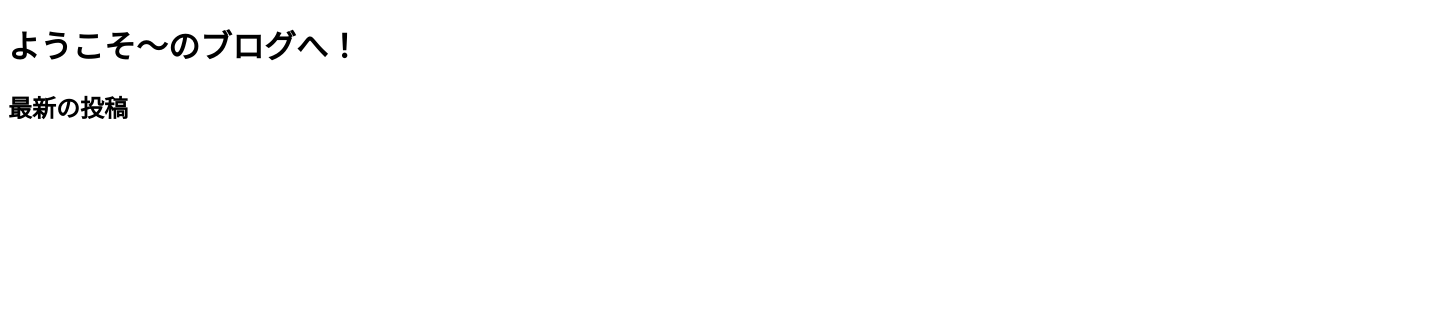
The app's page /posts/, older data.
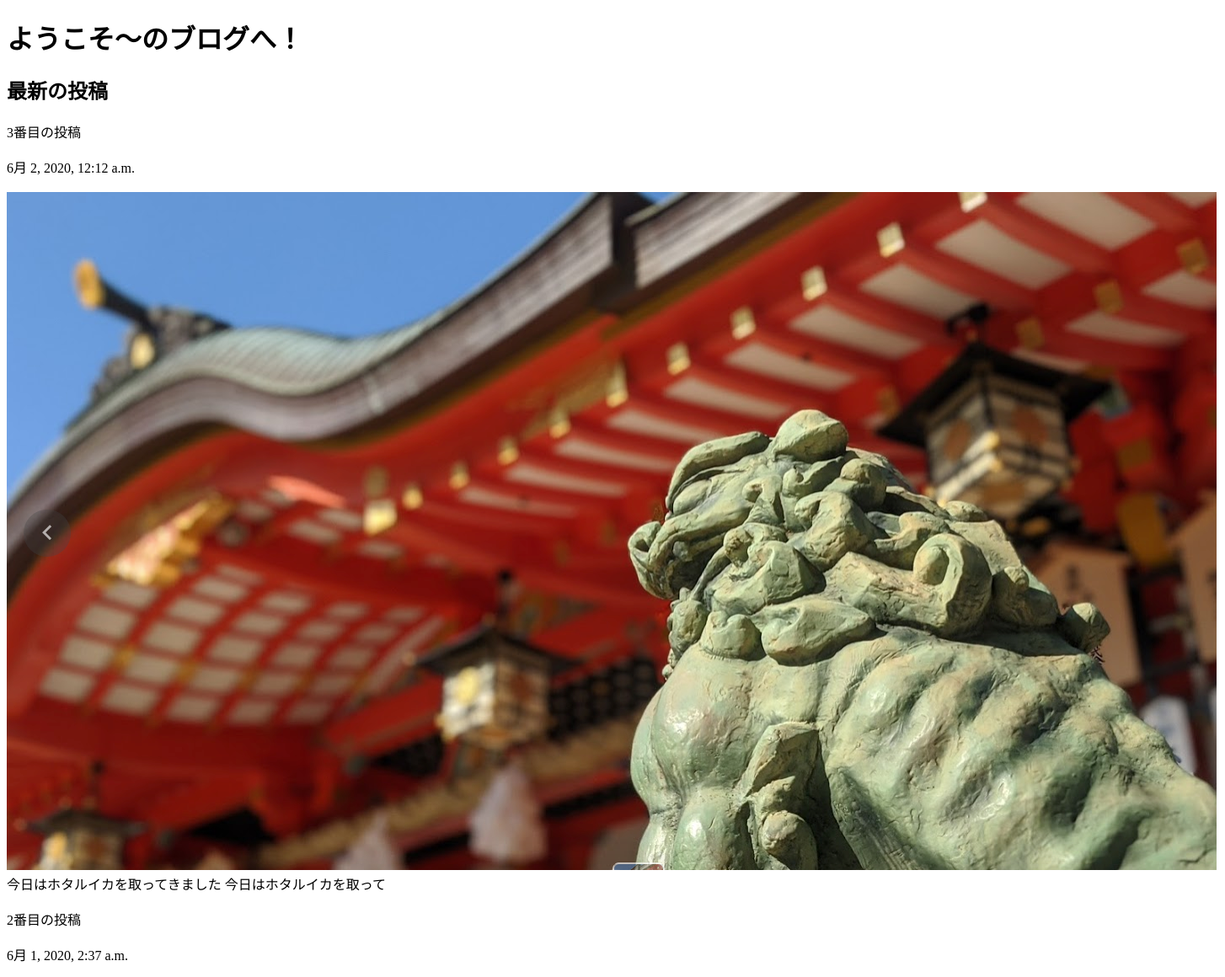
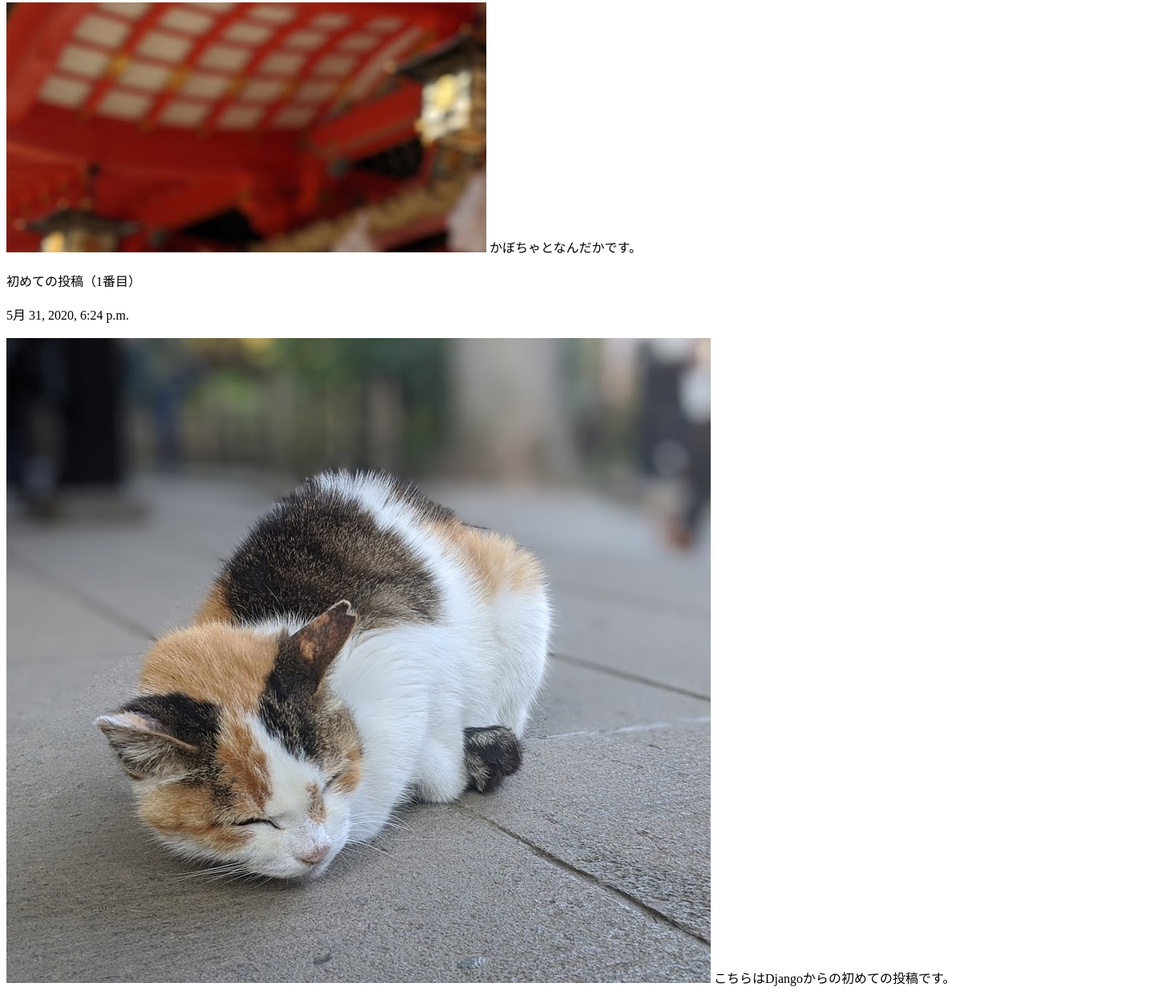
The same page, newer data (2 pictures, top to bottom).
### posts/models.py (models this page shows, shortened)
class Post(models.Model):
    title = models.CharField(max_length=100)
    published = models.DateTimeField()
    image = models.ImageField(upload_to='media/')
    body = models.TextField()
    def summary(self):
        return self.body[:30]

### posts/views.py (the view)
# urls.py: path('', views.index, name="index"),
def index(request):
    posts = Post.objects.order_by('-published')
    return render(request, 'posts/index.html', {'posts':posts})

### posts/templates/posts/index.html (shortened to what this page needs)
<!DOCTYPE html>
<html lang="ja">
<head>
</head>
<body>
    <h1>ようこそ〜のブログへ！</h1>
    <h2>最新の投稿</h2>
    {% for post in posts.all %}
        {{ post.title }}
        <br><br>
        {{ post.published }}
        <br><br>
        <img src="{{ post.image.url }}" alt="#">
        {{ post.summary }}
        <br><br>
    {% endfor %}
</body>
</html>

Row changes from the older to the newer data that the page shows:
added Post: title "3番目の投稿", published "6月 2, 2020, 12:12 a.m.", image (picture), summary "今日はホタルイカを取ってきました 今日はホタルイカを取って"
added Post: title "2番目の投稿", published "6月 1, 2020, 2:37 a.m.", image (picture), summary "かぼちゃとなんだかです。"
added Post: title "初めての投稿（1番目）", published "5月 31, 2020, 6:24 p.m.", image (picture), summary "こちらはDjangoからの初めての投稿です。"
